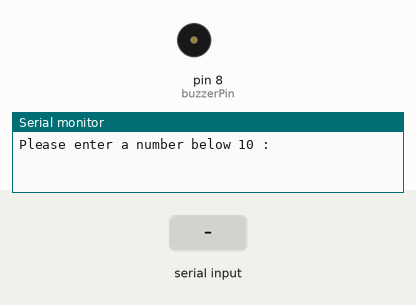
The sketch below on a simulated Arduino Uno, built with avr-gcc and run on an emulated ATmega328P. On the bench: buzzer (waves = sounding, pin HIGH), the last lines printed to the serial monitor. The inputs (shaded band) are chosen by the test bench.

Above: at 1.2 s.
1.3 s: "90,45\n" received over Serial
At 1.7 s:
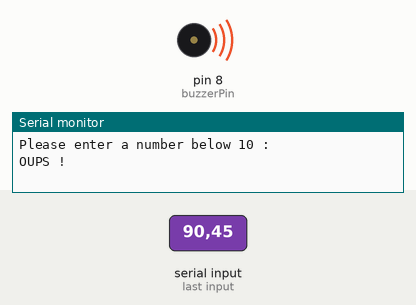
4.3 s: "30,150\n" received over Serial
At 6.7 s:
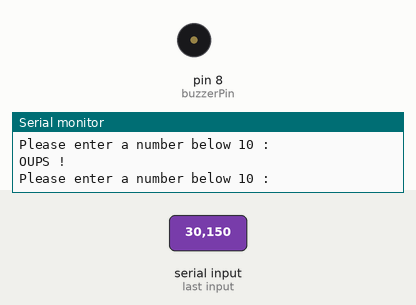
Timing chart, 0 to 8.2 s (numbered marks = the images above; inputs shaded):
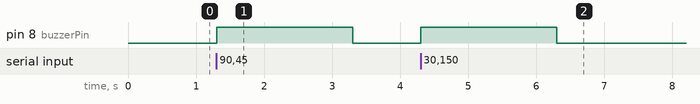

The sketch:

22_buzzer_with_serial.ino
```cpp
// Get a buzzer and connect it to pin number 8 of the arduino UNO
int buzzerPin = 8;
String question = "Please enter a number below 10 : ";
int number;
int pauseTime = 1000;

void setup() {
  pinMode(buzzerPin, OUTPUT);
  Serial.begin(9600);
}

void loop() {
  Serial.println(question);
  while(Serial.available() == 0);
  number = Serial.parseInt();
  if(number >= 10){
    Serial.println("OUPS !");
    digitalWrite(buzzerPin, HIGH);
    delay(pauseTime);
    digitalWrite(buzzerPin, LOW);
  } else {
    Serial.print("Input is : ");
    Serial.print(number);
    Serial.println(", GOOD !");
  }
}
```

Measured:
- after the input at 1.3 s, pin 8 (buzzerPin): LOW → HIGH at once, → LOW 2.0 s later
- after the input at 4.3 s, pin 8 (buzzerPin): LOW → HIGH at once, → LOW 2.0 s later
